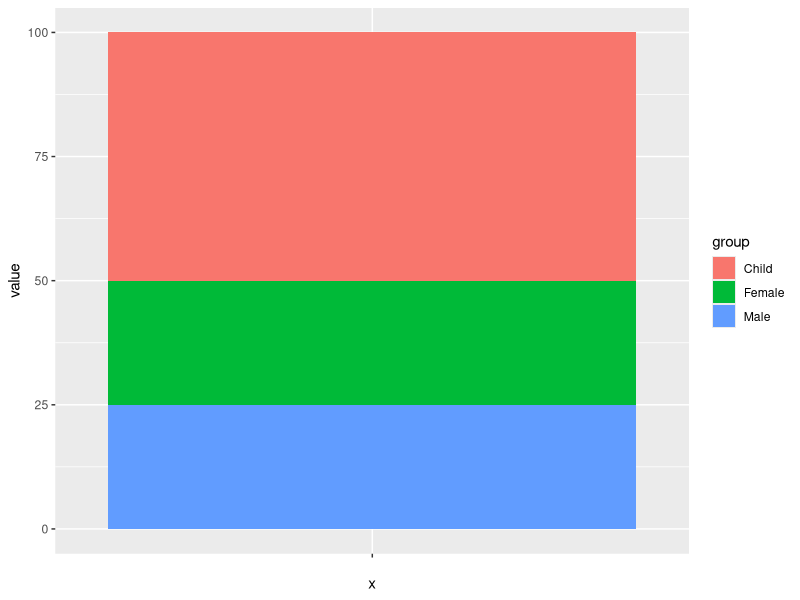
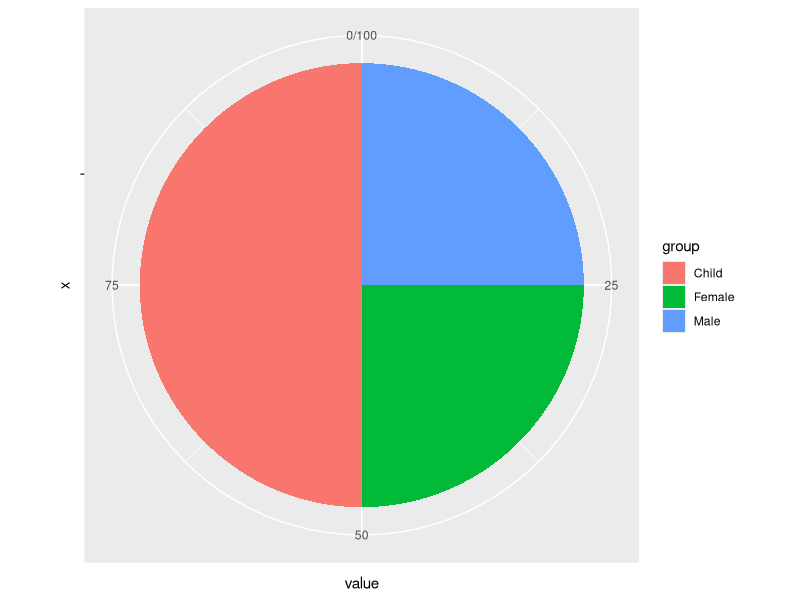
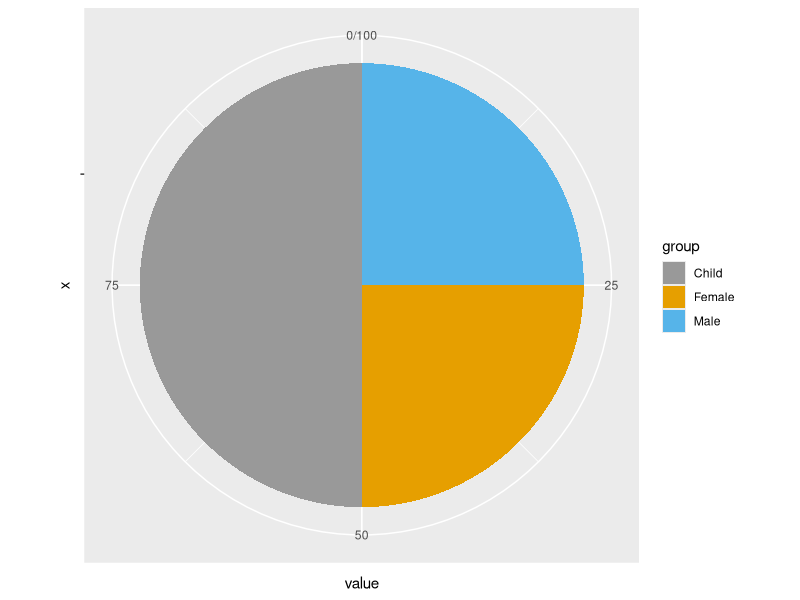
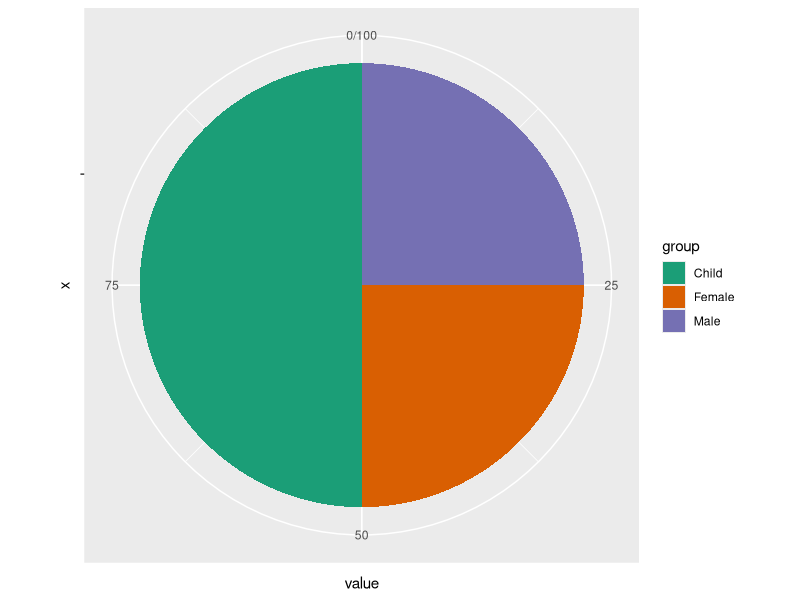
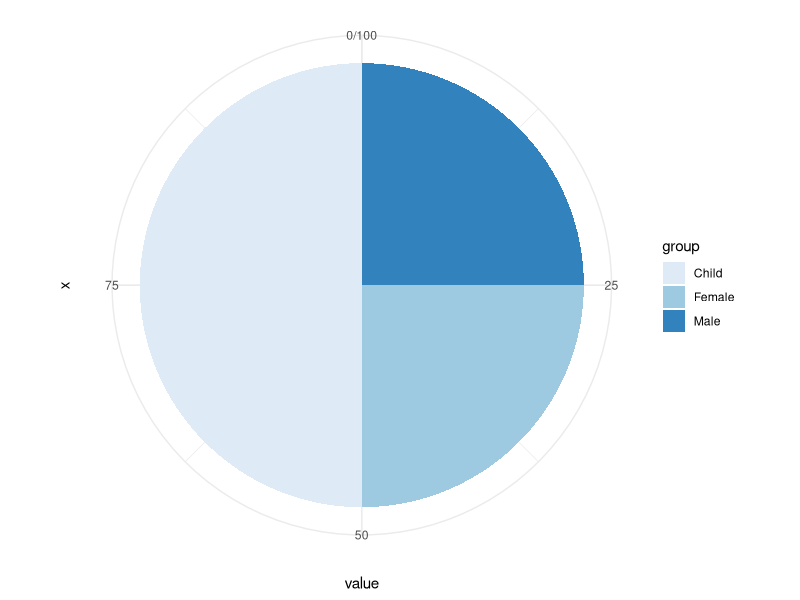
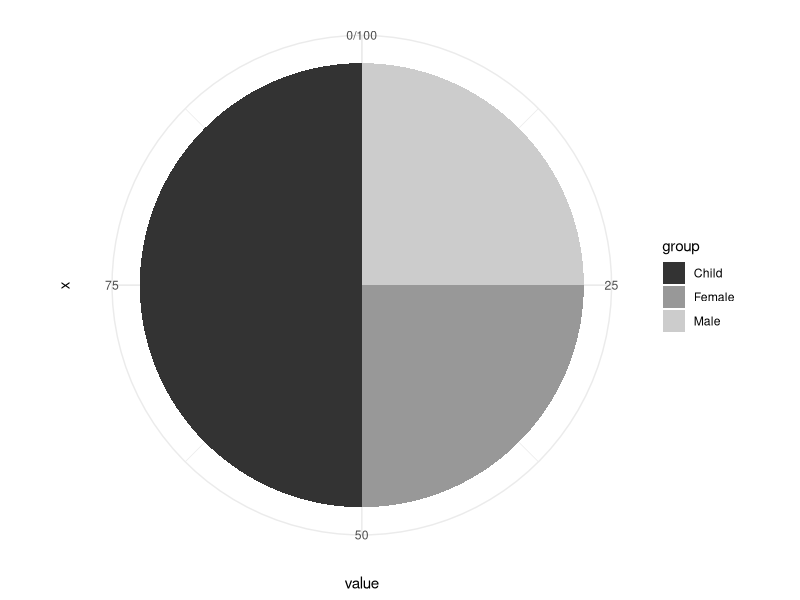
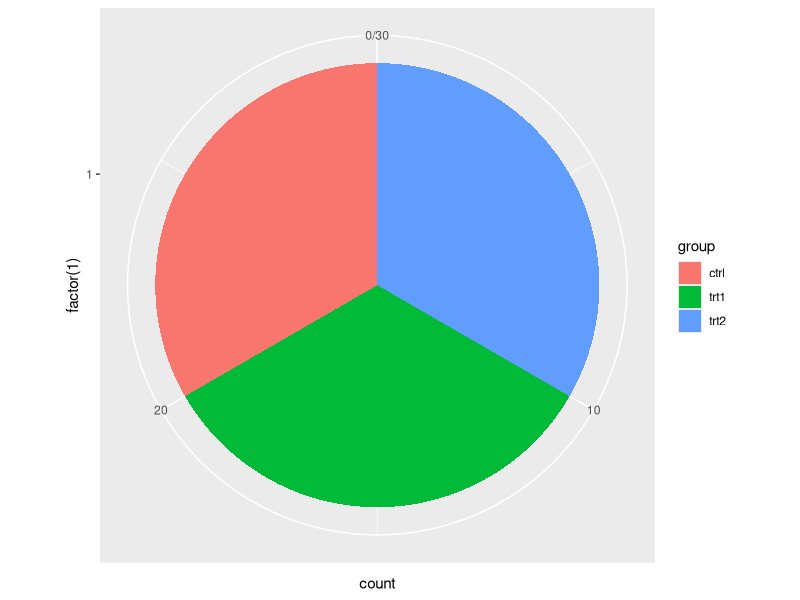
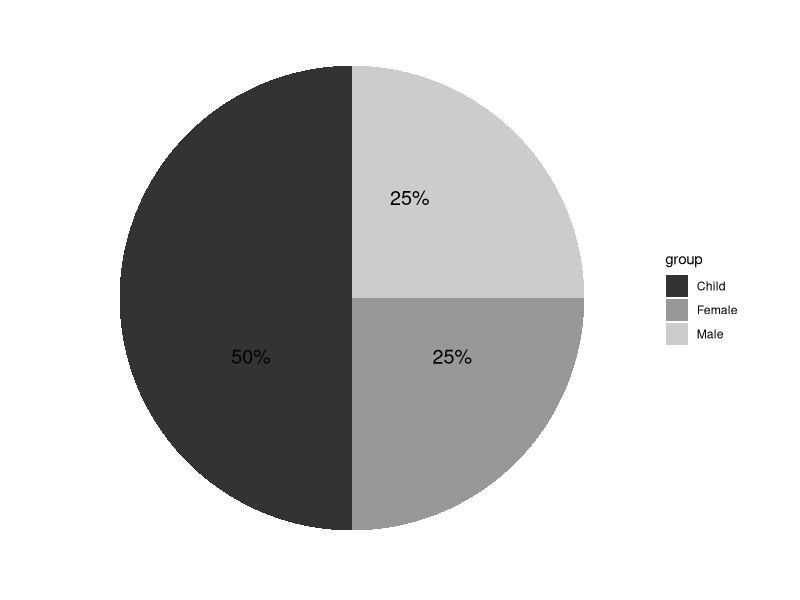

Recreate these plots in R, in order.
#
# ggplot pie chart
#
df <- data.frame(
    group = c("Male", "Female", "Child"),
    value = c(25, 25, 50)
)
head(df)

library(ggplot2)

# Barplot
bp<- ggplot(df, aes(x="", y=value, fill=group))+
    geom_bar(width = 1, stat = "identity")
bp

# create pie chart
pie <- bp + coord_polar("y", start=0)
pie

# Change the pie chart fill colors
# It is possible to change manually the pie chart fill colors using the functions :
#    
# scale_fill_manual() : to use custom colors
# scale_fill_brewer() : to use color palettes from RColorBrewer package
# scale_fill_grey() : to use grey color palettes
# Use custom color palettes
pie + scale_fill_manual(values=c("#999999", "#E69F00", "#56B4E9"))

# use brewer color palettes
pie + scale_fill_brewer(palette="Dark2")

pie + scale_fill_brewer(palette="Blues")+
    theme_minimal()

# Use grey scale
pie + scale_fill_grey() + theme_minimal()

# Create a pie chart from a factor variable
# PlantGrowth data is used :
head(PlantGrowth)

# Create the pie chart of the count of observations in each group :
ggplot(PlantGrowth, aes(x=factor(1), fill=group))+
    geom_bar(width = 1)+
    coord_polar("y")

# Customized pie charts
# Create a blank theme :
blank_theme <- theme_minimal()+
    theme(
        axis.title.x = element_blank(),
        axis.title.y = element_blank(),
        panel.border = element_blank(),
        panel.grid=element_blank(),
        axis.ticks = element_blank(),
        plot.title=element_text(size=14, face="bold")
    )
# Apply the blank theme
# Remove axis tick mark labels
# Add text annotations : The package scales is used to format the labels in percent
# Apply blank theme
library( scales )

pie + scale_fill_grey() +  blank_theme +
    theme(axis.text.x=element_blank()) +
    geom_text(aes(y = value/3 + c(0, cumsum(value)[-length(value)]), 
                  label = percent( value / 100 )), size=5)

# Use brewer palette
pie + scale_fill_brewer("Blues") + blank_theme +
    theme(axis.text.x=element_blank())+
    geom_text(aes(y = value/3 + c(0, cumsum(value)[-length(value)]), 
                  label = percent(value/100)), size=5)
